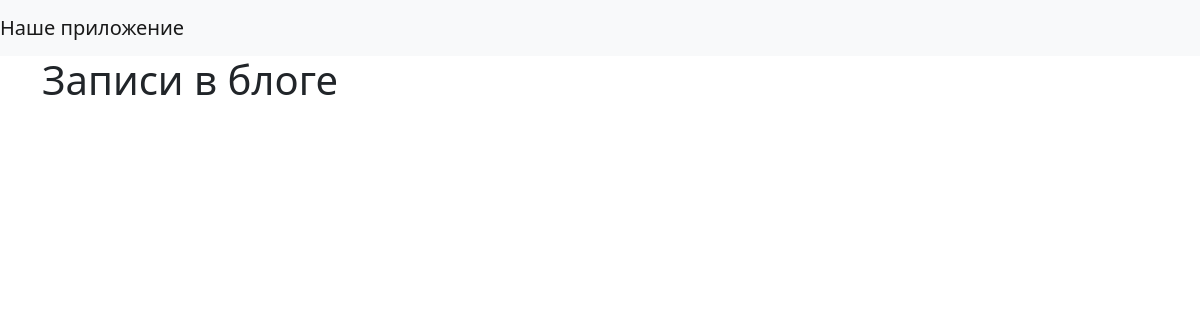
Before: / with the older database file.
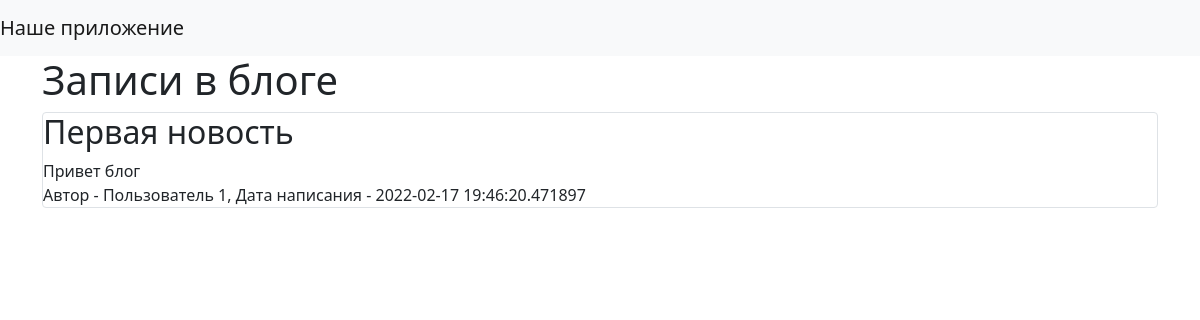
After: the same page with the newer database file.
### data/news.py (models this page shows, shortened)
class News(SqlAlchemyBase):
    __tablename__ = 'news'
    id = sa.Column(sa.Integer, primary_key=True,
                   autoincrement=True)
    title = sa.Column(sa.String, nullable=True)
    content = sa.Column(sa.String, nullable=True)
    created_date = sa.Column(sa.DateTime,
                             default=datetime.now)
    is_private = sa.Column(sa.Boolean, default=True)
    user_id = sa.Column(sa.Integer,
                        sa.ForeignKey("users.id"))
    user = orm.relation('User')

### data/users.py (models this page shows, shortened)
class User(SqlAlchemyBase):
    __tablename__ = "users"
    id = sa.Column(sa.Integer, primary_key=True, autoincrement=True)
    name = sa.Column(sa.String, nullable=True)
    about = sa.Column(sa.String, nullable=True)
    email = sa.Column(sa.String, nullable=True, unique=True, index=True)
    heshed_password = sa.Column(sa.String, nullable=True)
    create_date = sa.Column(sa.DateTime, default=datetime.now)
    news = orm.relation("News", back_populates="user")

### main.py (the view)
@app.route("/")
def index():
    db_sess = db_session.create_session()
    news = db_sess.query(News).filter(News.is_private != True)
    return render_template("index.html", news=news)

### data/db_session.py (called while the page is built)
def create_session() -> Session: # явно указываем, что функция возвращает объект Session
    global __factory
    return __factory()

### templates/index.html
{% extends "base.html" %}
{% block content %}
<h1>Записи в блоге</h1>
{% for item in news%}
<div class="col-md6 border rounded">
    <h2>{{item.title}}</h2>
    <div>
        {{item.content}}
    </div>
    <div>
        Автор - {{item.user.name}}, Дата написания - {{item.created_date}}
    </div>
</div>
{% endfor %}
{% endblock %}

### templates/base.html (shortened to what this page needs)
<!DOCTYPE html>
<html lang="en">
<head>
    <link href="https://cdn.jsdelivr.net/npm/bootstrap@5.1.3/dist/css/bootstrap.min.css"
          rel="stylesheet"
>
</head>
<body>
<header>
    <nav class="navbar navbar-light bg-light">
        <a class="navbar-brand" href="#">Наше приложение</a>
    </nav>
</header>
<main role="main" class="container">
    {% block content %}{% endblock %}
</main>
</body>
</html>

Changed rows visible on the page:
added News: title "Первая новость", content "Привет блог", user.name "Пользователь 1", created_date "2022-02-17 19:46:20.471897"
